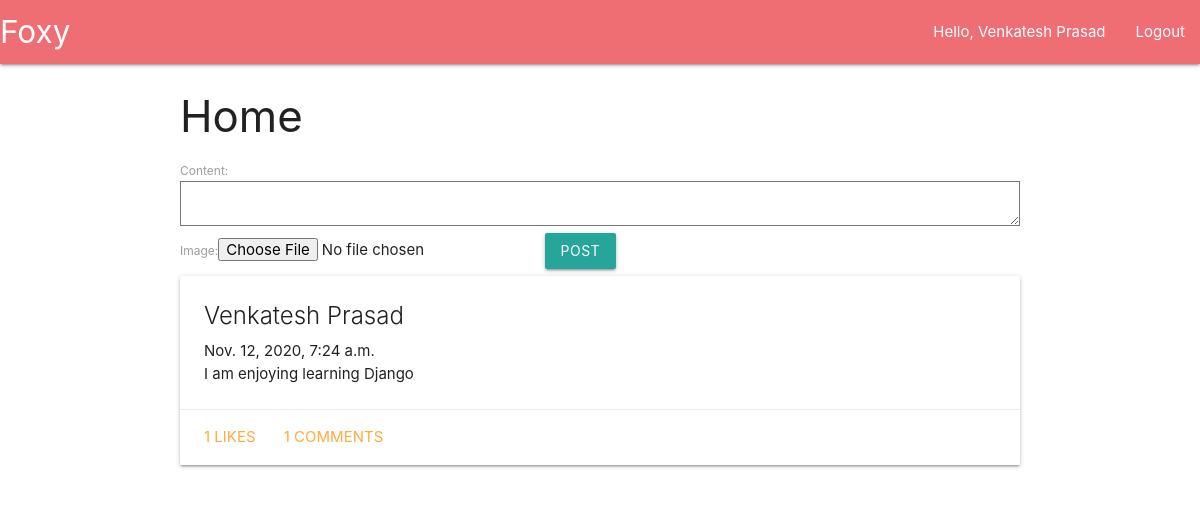
Screenshot of /home/ (signed in) with the database file from the repository.
### social/models.py (models this page shows, shortened)
class Post(models.Model):
  user = models.ForeignKey(User, on_delete=models.CASCADE)
  created_at = models.DateTimeField(auto_now=True)
  content = models.TextField()
  image = models.ImageField(blank = True)

### social/views.py (the view)
# urls.py: path('home/', views.Home.as_view()),
class Home(LoginRequiredMixin, ListView):
  context_object_name = 'posts'
  template_name = 'social/home.html'
  login_url = 'auth/login'
  def get_queryset(self):
    return models.Post.objects.filter(user = self.request.user)
  def get_context_data(self, *args, **kwargs):
    data = super().get_context_data(*args, **kwargs)
    data['post_form'] = forms.PostForm()
    return data

### social/forms.py
class PostForm(forms.ModelForm):
    class Meta:
        model = models.Post
        fields = ['content','image']

### templates/social/home.html (shortened to what this page needs)
{% extends 'base.html' %}
{% block content %}
<div class="container">
    <h3>Home</h3>
    <form action="/post/" method="post" enctype="multipart/form-data">
    {{post_form}}
    <button type="submit" class="btn waves-effect">Post</button>
    </form>
    {%for post in posts%}
        <div class="row">
            <div class="class">
                {% include 'social/components/post.html' %}
            </div>
        </div>
    {%endfor%}
</div>
{% endblock %}

### templates/base.html (shortened to what this page needs)
<!DOCTYPE html>
<html lang="en">
    <head>
        <link rel="stylesheet" href="https://cdnjs.cloudflare.com/ajax/libs/materialize/1.0.0/css/materialize.min.css">
    </head>
    <body>
        <nav  style="margin-bottom: 1.5rem">
            <div class="nav-wrapper">
              <a href="#" class="brand-logo">Foxy</a>
              <ul id="nav-mobile" class="right hide-on-med-and-down">
                {% if user.is_authenticated %}
                    <li><a href="/home">Hello, {{user.first_name}} {{ user.last_name }}</a></li>
                    <li><a href="/auth/logout">Logout</a></li>
                {%else%}
                    <li><a href="/auth/login">Login</a></li>
                {%endif%}
              </ul>
            </div>
          </nav>
        {% block content %}{% endblock %}
    </body>
</html>

### templates/social/components/post.html (shortened to what this page needs)
<div class="card">
    <div class="card-content">
        <span class="card-title">{{post.user.first_name}} {{post.user.last_name}}</span>
        <span>{{post.created_at}}</span>
      <p>
          {{post.content}}
      </p>
    </div>
    <div class="card-action">
        <a href="#" onclick="likePost({{ post.id }})">{{ post.like_set.count }} Likes</a>
        <a class = "modal-trigger" href="#postModal{{post.id}}">{{post.comment_set.count}} Comments</a>
      </div>
  </div>

### rows the page displays
Post: user.first_name "Venkatesh", user.last_name "Prasad", created_at "Nov. 12, 2020, 7:24 a.m.", content "I am enjoying learning Django", like_set.count "1", comment_set.count "1"

### other values shown
{{ user.first_name }} "Venkatesh"
{{ user.last_name }} "Prasad"
